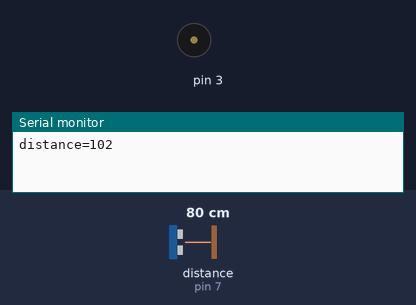
The sketch below on a simulated Arduino Uno, built with avr-gcc and run on an emulated ATmega328P. On the bench: buzzer (waves = sounding), the last lines printed to the serial monitor. Wiring (inferred from the names in the program): ultrasonic range finder: trigger pin 8; echo pin 7. The test bench sets the inputs (shaded band); at power-on: distance to the obstacle (sensor on pin 7) 80 cm. The echo pulse lasts 58.3 µs per cm.

Above: at 0.1 s.
At 1.2 s:
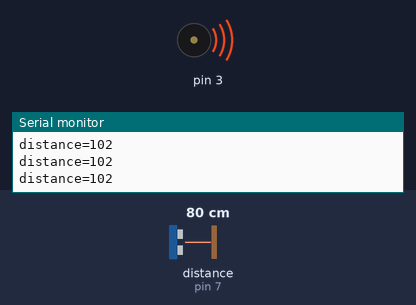
1.3 s: distance to the obstacle (sensor on pin 7) set to 299 cm
At 1.8 s:
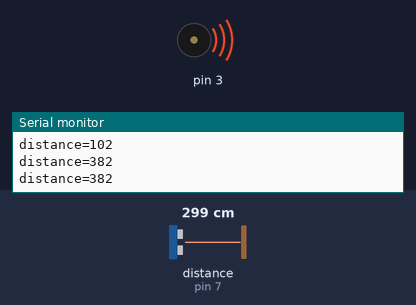
Timing chart, 0 to 4.3 s (numbered marks = the images above; inputs shaded):
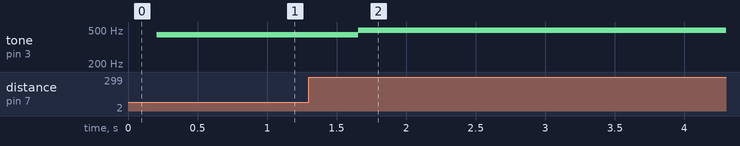

Measured:
- after the input at 1.3 s, tone on pin 3: 440 Hz → 494 Hz after 0.36 s

The sketch:

ex7.ino
```cpp
int ECHO_pin = 7;  // 변수 선언
int TRIG_pin = 8;// 변수 선언
int distance;// 변수 선언

void setup(){
pinMode(ECHO_pin, INPUT); // echo 핀 입력모드 선언
pinMode(TRIG_pin, OUTPUT);// trig핀 출력모드 선언
Serial.begin(9600); // 9600포트에서 시리얼 볼 수 있음
pinMode(3, OUTPUT); // 3번핀 출력모드 선언
}
void loop(){
digitalWrite(TRIG_pin, LOW); // trig 핀을 2microseconds동안 LOW
delayMicroseconds(2);
digitalWrite(TRIG_pin, HIGH); //trig 핀을 10microseconds동안 HIGH
delayMicroseconds(10);
digitalWrite(TRIG_pin, LOW); // trig 핀 LOW

distance = pulseIn(ECHO_pin, HIGH); //펄스 지속시간 읽기
int val1 = distance/58; //펄스 시간을 거리로 계산

int val2 = map(val1, 0, 200, 0, 255); //측정 범위를 0~200으로 선언

Serial.print("distance=");
Serial.print(val2);
Serial.print("\n"); //거리 측정이 잘 되는지 Serial에 예시로 출력
delay(200);

if(val2<10){ //거리가 10 미만일 때 도음 출력
  tone(3, 262, 1000);
}else if(val2 <30){ //거리가 30 미만일 때 레음 출력
  tone(3, 294, 1000);
}else if(val2 <50){ //거리가 50 미만일 때 미음 출력
  tone(3, 330, 1000);
}else if(val2 <70){ //거리가 70 미만일 때 파음 출력
  tone(3, 349, 1000);
}else if(val2 <90){ //거리가 80 미만일 때 솔음 출력
  tone(3, 392, 1000);
}else if(val2 <140){ //거리가 140 미만일 때 라음 출력
  tone(3, 440, 1000);
}else { // 이외에 시음 출력
  tone(3, 494, 1000);
}
}
```
